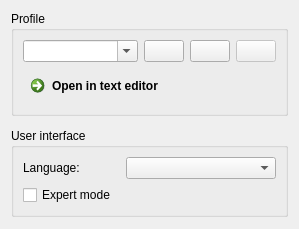
      <widget class="QWidget" name="tabProfiles">
       <property name="sizePolicy">
        <sizepolicy hsizetype="Fixed" vsizetype="Preferred">
         <horstretch>0</horstretch>
         <verstretch>0</verstretch>
        </sizepolicy>
       </property>
       <attribute name="title">
        <string>Profiles</string>
       </attribute>
       <layout class="QVBoxLayout" name="verticalLayout_6">
        <property name="spacing">
         <number>12</number>
        </property>
        <item>
         <widget class="QGroupBox" name="groupBox_Profiles">
          <property name="title">
           <string>Profile</string>
          </property>
          <layout class="QVBoxLayout" name="verticalLayout_5">
           <item>
            <layout class="QHBoxLayout" name="horizontalLayout_3">
             <item>
              <widget class="QComboBox" name="comboBox_Profiles">
               <property name="editable">
                <bool>true</bool>
               </property>
               <property name="insertPolicy">
                <enum>QComboBox::NoInsert</enum>
               </property>
              </widget>
             </item>
             <item>
              <widget class="QPushButton" name="pushButton_ProfileNew">
               <property name="enabled">
                <bool>true</bool>
               </property>
               <property name="sizePolicy">
                <sizepolicy hsizetype="Maximum" vsizetype="Fixed">
                 <horstretch>0</horstretch>
                 <verstretch>0</verstretch>
                </sizepolicy>
               </property>
               <property name="toolTip">
                <string>Add new profile</string>
               </property>
               <property name="text">
                <string/>
               </property>
               <property name="icon">
                <iconset resource="../res/LightpackResources.qrc">
                 <normaloff>:/icons/profile_new.png</normaloff>:/icons/profile_new.png</iconset>
               </property>
               <property name="iconSize">
                <size>
                 <width>16</width>
                 <height>16</height>
                </size>
               </property>
               <property name="checkable">
                <bool>false</bool>
               </property>
              </widget>
             </item>
             <item>
              <widget class="QPushButton" name="pushButton_ProfileResetToDefault">
               <property name="enabled">
                <bool>true</bool>
               </property>
               <property name="sizePolicy">
                <sizepolicy hsizetype="Maximum" vsizetype="Fixed">
                 <horstretch>0</horstretch>
                 <verstretch>0</verstretch>
                </sizepolicy>
               </property>
               <property name="toolTip">
                <string>Reset current profile to defaults</string>
               </property>
               <property name="text">
                <string/>
               </property>
               <property name="icon">
                <iconset resource="../res/LightpackResources.qrc">
                 <normaloff>:/icons/arrow_down_gray.png</normaloff>:/icons/arrow_down_gray.png</iconset>
               </property>
               <property name="iconSize">
                <size>
                 <width>16</width>
                 <height>16</height>
                </size>
               </property>
               <property name="checkable">
                <bool>false</bool>
               </property>
              </widget>
             </item>
             <item>
              <widget class="QPushButton" name="pushButton_DeleteProfile">
               <property name="enabled">
                <bool>false</bool>
               </property>
               <property name="sizePolicy">
                <sizepolicy hsizetype="Maximum" vsizetype="Fixed">
                 <horstretch>0</horstretch>
                 <verstretch>0</verstretch>
                </sizepolicy>
               </property>
               <property name="toolTip">
                <string>Delete profile</string>
               </property>
               <property name="text">
                <string/>
               </property>
               <property name="icon">
                <iconset resource="../res/LightpackResources.qrc">
                 <normaloff>:/icons/profile_delete.png</normaloff>:/icons/profile_delete.png</iconset>
               </property>
               <property name="iconSize">
                <size>
                 <width>16</width>
                 <height>16</height>
                </size>
               </property>
               <property name="checkable">
                <bool>false</bool>
               </property>
              </widget>
             </item>
            </layout>
           </item>
           <item>
            <widget class="QCommandLinkButton" name="commandLinkButton_OpenSettings">
             <property name="text">
              <string>Open in text editor</string>
             </property>
             <property name="checkable">
              <bool>false</bool>
             </property>
             <property name="description">
              <string/>
             </property>
            </widget>
           </item>
          </layout>
         </widget>
        </item>
        <item>
         <widget class="QGroupBox" name="groupBox_UserInterface">
          <property name="sizePolicy">
           <sizepolicy hsizetype="Preferred" vsizetype="Preferred">
            <horstretch>0</horstretch>
            <verstretch>0</verstretch>
           </sizepolicy>
          </property>
          <property name="layoutDirection">
           <enum>Qt::LeftToRight</enum>
          </property>
          <property name="title">
           <string>User interface</string>
          </property>
          <layout class="QVBoxLayout" name="verticalLayout_13">
           <property name="sizeConstraint">
            <enum>QLayout::SetDefaultConstraint</enum>
           </property>
           <item>
            <layout class="QHBoxLayout" name="horizontalLayout_4" stretch="0,0,0">
             <item>
              <widget class="QLabel" name="labelLanguage">
               <property name="sizePolicy">
                <sizepolicy hsizetype="Fixed" vsizetype="Preferred">
                 <horstretch>0</horstretch>
                 <verstretch>0</verstretch>
                </sizepolicy>
               </property>
               <property name="text">
                <string>Language:</string>
               </property>
               <property name="alignment">
                <set>Qt::AlignLeading|Qt::AlignLeft|Qt::AlignVCenter</set>
               </property>
              </widget>
             </item>
             <item>
              <spacer name="horizontalSpacer_5">
               <property name="orientation">
                <enum>Qt::Horizontal</enum>
               </property>
               <property name="sizeHint" stdset="0">
                <size>
                 <width>40</width>
                 <height>20</height>
                </size>
               </property>
              </spacer>
             </item>
             <item>
              <widget class="QComboBox" name="comboBox_Language">
               <property name="sizePolicy">
                <sizepolicy hsizetype="Preferred" vsizetype="Fixed">
                 <horstretch>0</horstretch>
                 <verstretch>0</verstretch>
                </sizepolicy>
               </property>
               <property name="minimumSize">
                <size>
                 <width>150</width>
                 <height>0</height>
                </size>
               </property>
               <property name="maximumSize">
                <size>
                 <width>150</width>
                 <height>16777215</height>
                </size>
               </property>
               <property name="sizeAdjustPolicy">
                <enum>QComboBox::AdjustToContentsOnFirstShow</enum>
               </property>
              </widget>
             </item>
            </layout>
           </item>
           <item>
            <widget class="QCheckBox" name="checkBox_ExpertModeEnabled">
             <property name="sizePolicy">
              <sizepolicy hsizetype="Fixed" vsizetype="Fixed">
               <horstretch>0</horstretch>
               <verstretch>0</verstretch>
              </sizepolicy>
             </property>
             <property name="text">
              <string>Expert mode</string>
             </property>
            </widget>
           </item>
          </layout>
         </widget>
        </item>
        <item>
         <spacer name="verticalSpacer_3">
          <property name="orientation">
           <enum>Qt::Vertical</enum>
          </property>
          <property name="sizeHint" stdset="0">
           <size>
            <width>20</width>
            <height>1</height>
           </size>
          </property>
         </spacer>
        </item>
       </layout>
      </widget>
